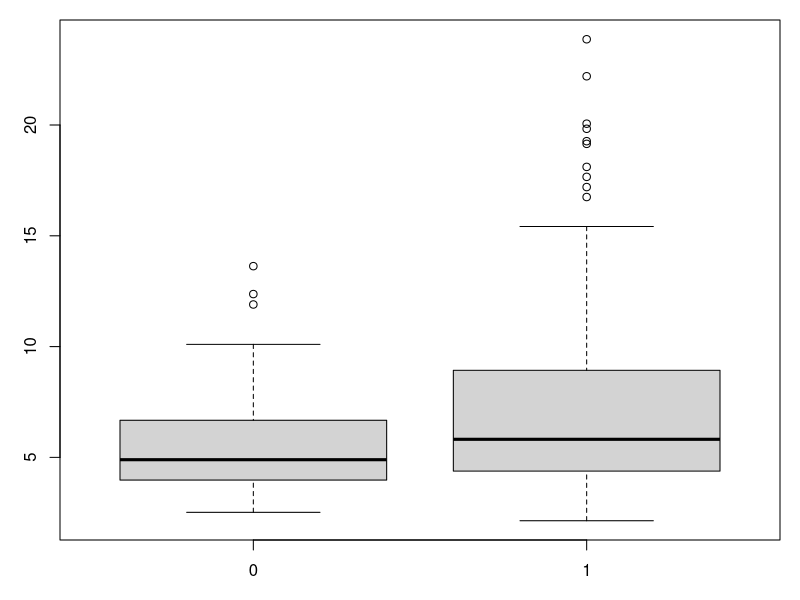
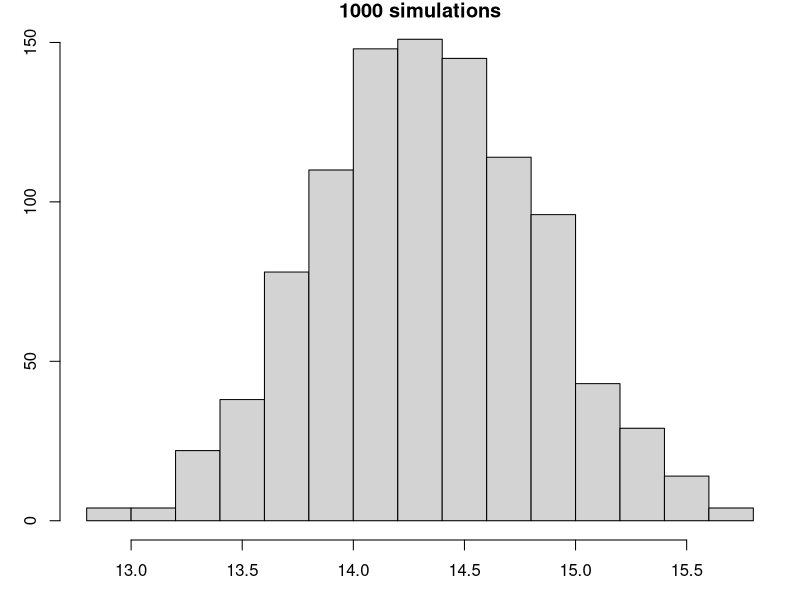
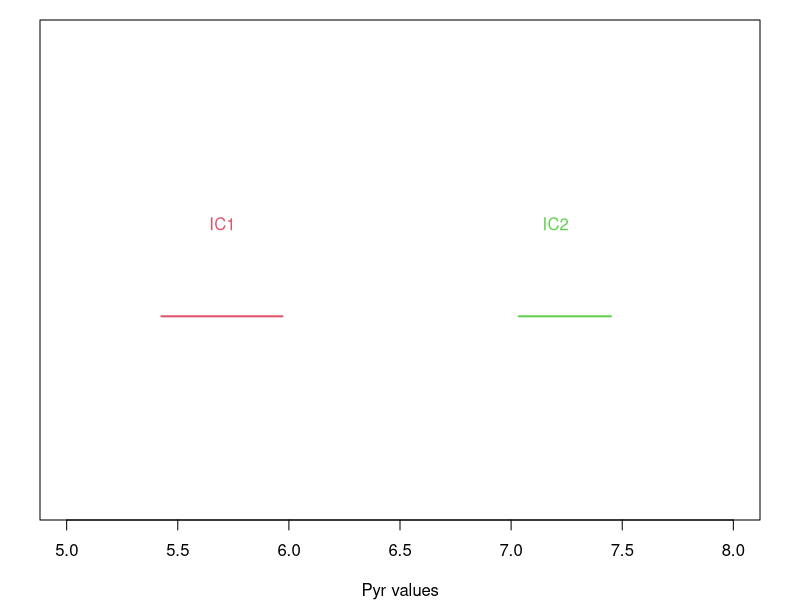
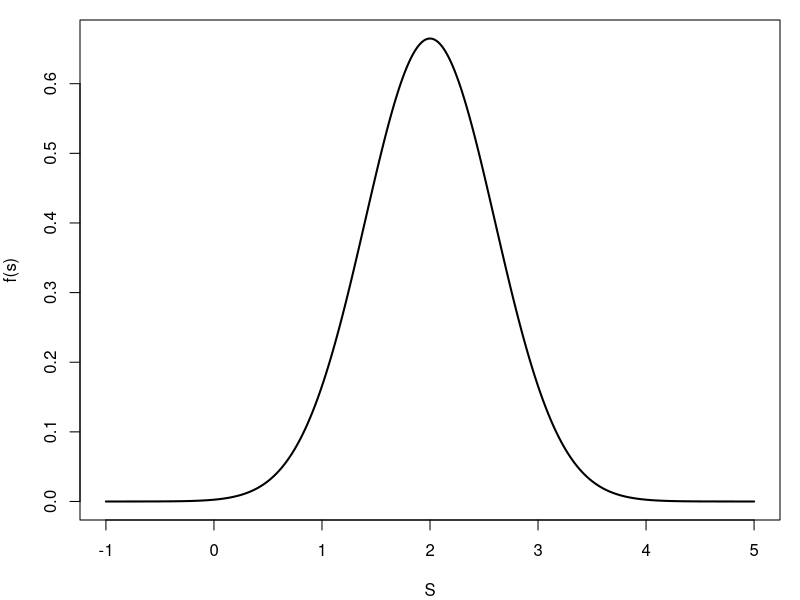
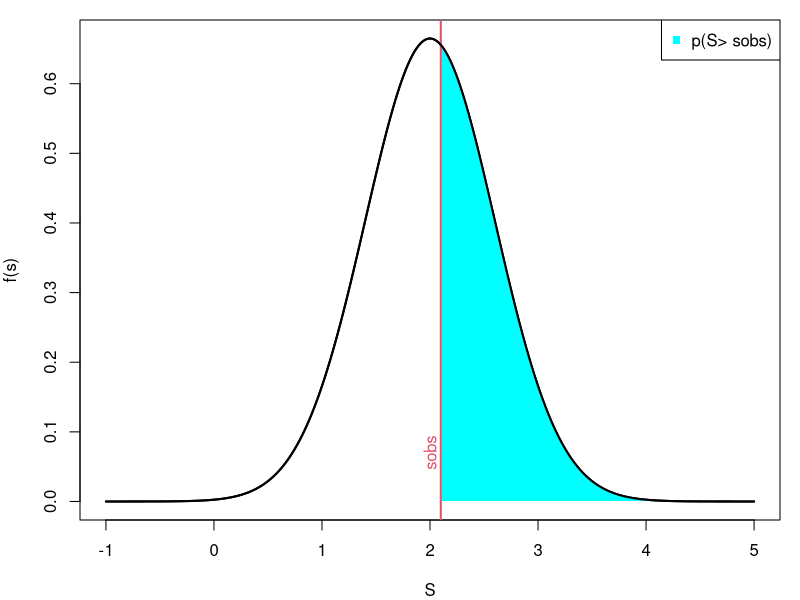
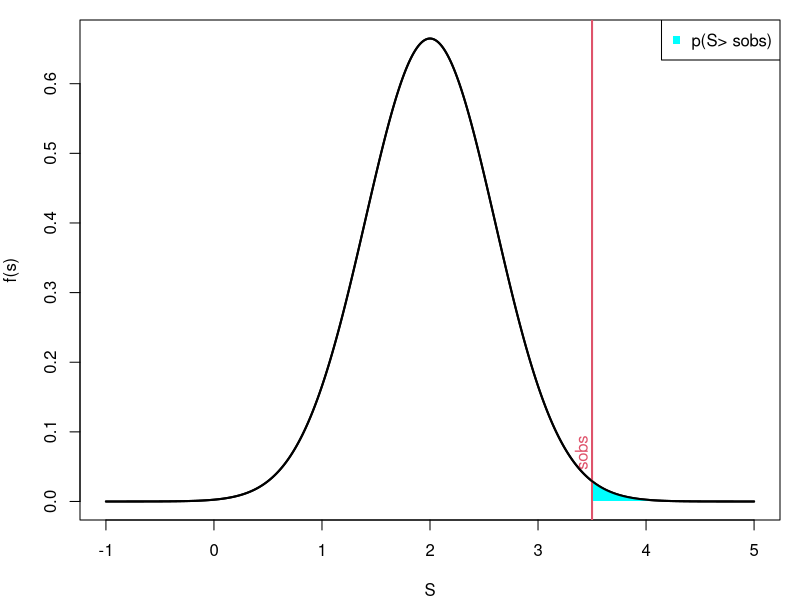
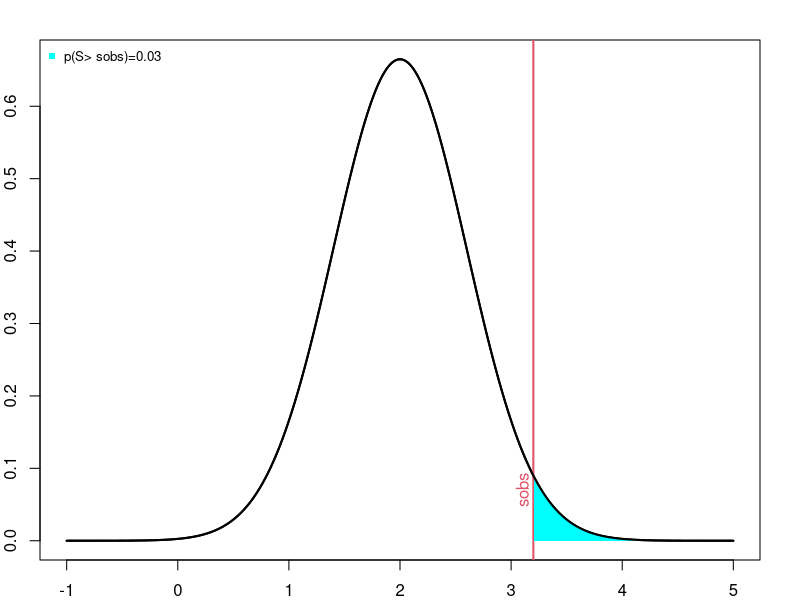

These figures' R source, in order:
## ---- chunk 1
library(knitr)
library(kableExtra)
library(png)
library(grid)
# library(formattable)

options(width = 300)
# options(encoding = 'UTF-8')
knitr::opts_chunk$set(
  fig.width = 7, fig.height = 5, 
  fig.path = 'figures/intro-stat-tests_',
  fig.align = "center", 
  size = "tiny", 
  echo = TRUE, eval = TRUE, 
  warning = FALSE, message = FALSE, 
  results = TRUE, comment = "")

options(scipen = 12) ## Max number of digits for non-scientific notation
# knitr::asis_output("\\footnotesize")

## ---- chunk 2
dataMyelom <- read.table("data/myelom.txt", sep="\t", header=T)
dim(dataMyelom)
colnames(dataMyelom)
## ---- chunk 3
str(dataMyelom[,c("diagn", "pyr")])
## ---- chunk 4
table(dataMyelom[,"diagn"])
## ---- chunk 5
ind.sain <- which(dataMyelom[,"diagn"]==0)
pyr0 <- dataMyelom[ind.sain,"pyr"]
## ---- chunk 6
ind.malade <- which(dataMyelom[,"diagn"]==1)
pyr1 <- dataMyelom[ind.malade,"pyr"]
## ---- chunk 7
par(mar=c(3,3,1,1))
boxplot(pyr~diagn, data=dataMyelom)
## ---- chunk 8
by(dataMyelom[,"pyr"], dataMyelom["diagn"], mean)
## ---- chunk 9
by(dataMyelom[,"pyr"], dataMyelom["diagn"], sd)
## ---- chunk 10
nb.simul <- 1000 ; val.mean <- rep(NA, length = nb.simul)
for(i in 1: nb.simul){
  ech <- rnorm(n = 100, mean=14.3, sd = sqrt(24.6)) ;   val.mean[i] <- mean(ech)
}
hist(val.mean,xlab="estimateur de mu", main=paste(nb.simul,"simulations", sep=" "),breaks=20)
## ---- chunk 11
alpha <- 0.5
borneInf.0 <- mean(pyr0) - qt(1-alpha/2, df=(length(pyr0)-1)) * sqrt(var(pyr0)/length(pyr0)) 
borneSup.0 <- mean(pyr0) + qt(1-alpha/2, df=(length(pyr0)-1)) * sqrt(var(pyr0)/length(pyr0)) 
round(c(borneInf.0, borneSup.0),2)
## ---- chunk 12
borneInf.1 <- mean(pyr1) - qt(1-alpha/2, df=(length(pyr1)-1)) * sqrt(var(pyr1)/length(pyr1)) 
borneSup.1 <- mean(pyr1) + qt(1-alpha/2, df=(length(pyr1)-1)) * sqrt(var(pyr1)/length(pyr1)) 
round(c(borneInf.1, borneSup.1),2)
## ---- chunk 13
par(mar=c(4,2,1,2))
plot(10.5:17.5, 10.5:17.5, type = "n", yaxt="n", ylim = c(16,18.5), ylab="", xlab="Pyr values", xlim=c(5, 8))
segments(borneInf.0,17, borneSup.0, 17, lwd=2, col = 2)
segments(borneInf.1,17, borneSup.1, 17, lwd=2, col = 3)
text(5.7,17.5,"IC1", col=2)
text(7.2,17.5,"IC2", col=3)
## ---- chunk 14
par(mar=c(4,4,1,1))
vx <- seq(-1,5, by=0.01)
vy <- dnorm(vx, mean = 2, sd = 0.6)
plot(vx, vy, type ="l", ylab="f(s)", xlab="S", lwd=2 )
## ---- chunk 15
par(mar=c(4,4,1,1))
vx <- seq(-1,5, by=0.01)
vy <- dnorm(vx, mean = 2, sd = 0.6)
plot(vx, vy, type ="l", ylab="f(s)", xlab="S", lwd=2 )
abline(v=2.1, col = 2, lwd=2)
text(2, 0.07, "sobs", col=2, srt=90)
  
bons = which(vx > 2.1)
x.bons <- vx[bons]
y.bons <- vy[bons]
  
polycurve <- function(x, y, base.y = min(y), ...) {
polygon(x = c(min(x), x, max(x)), y = c(base.y, y, base.y), ...)
}
  
polycurve(x = x.bons, y=y.bons, base.y = 0, col = 'cyan' , border=NA)
lines(vx,vy, lwd=2)
legend("topright", "p(S> sobs)", pch=15, col="cyan", cex=1)
## ---- chunk 16
par(mar=c(4,4,1,1))
vx <- seq(-1,5, by=0.01)
vy <- dnorm(vx, mean = 2, sd = 0.6)
plot(vx, vy, type ="l", ylab="f(s)", xlab="S", lwd=2 )
abline(v=3.5, col = 2, lwd=2)
text(3.4, 0.07, "sobs", col=2, srt=90)
  
bons = which(vx > 3.5)
x.bons <- vx[bons]
y.bons <- vy[bons]
  
polycurve <- function(x, y, base.y = min(y), ...) {
polygon(x = c(min(x), x, max(x)), y = c(base.y, y, base.y), ...)
}
  
polycurve(x = x.bons, y=y.bons, base.y = 0, col = 'cyan' , border=NA)
lines(vx,vy, lwd=2)
legend("topright", "p(S> sobs)", pch=15, col="cyan", cex=1)
## ---- chunk 17
par(mar=c(2,2,2,2))
vx <- seq(-1,5, by=0.01)
vy <- dnorm(vx, mean = 2, sd = 0.6)
plot(vx, vy, type ="l", ylab="f(s)", xlab="S", lwd=2 )
abline(v=3.2, col = 2, lwd=2)
text(3.1, 0.07, "sobs", col=2, srt=90)
  
bons = which(vx > 3.2)
x.bons <- vx[bons]
y.bons <- vy[bons]
  
polycurve <- function(x, y, base.y = min(y), ...) {
  polygon(x = c(min(x), x, max(x)), y = c(base.y, y, base.y), ...)
}
  
polycurve(x = x.bons, y=y.bons, base.y = 0, col = 'cyan' , border=NA)
lines(vx,vy, lwd=2)
legend("topleft", "p(S> sobs)=0.03", pch=15, col="cyan", cex=0.8, bty="n")
## ---- chunk 18
t.test(pyr~diagn, data=dataMyelom, var.equal=TRUE, alternative="less")
